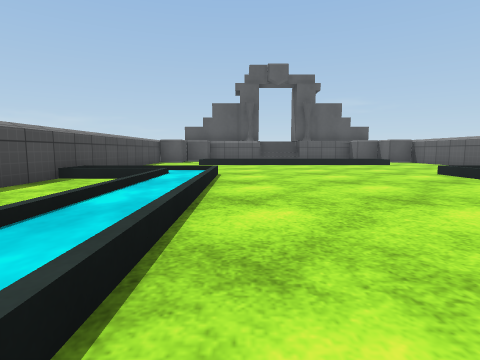
[1] (above)

15 first-person views from a walk through a Unity game level. The camera is 0.55 m above the floor, tilts 6° down and sees 80° across. Doors are open. The floor is counted in squares, 1 m on a side. Each view is taken from the middle of a square. On the plan, view 1 faces up. The plan holds only what a view shows up to about 9 squares ahead; the rest is blank. The place goes on beyond the plan. The player character is not drawn. Surface patterns are stand-ins for the level's own textures.

[2]
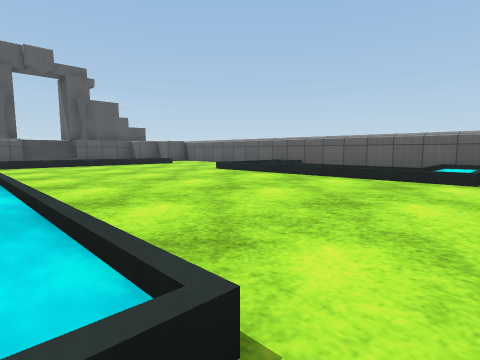

[3]
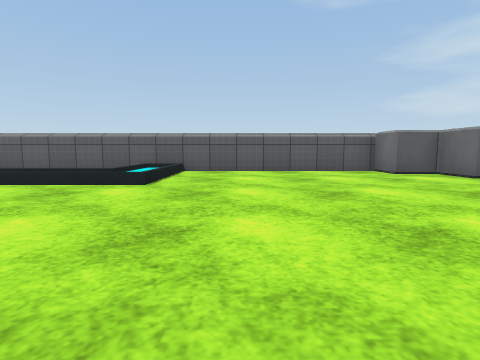

[4]
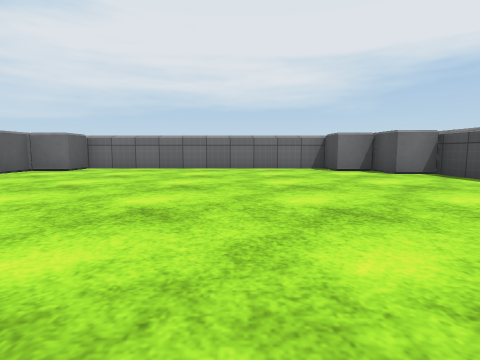

[5]
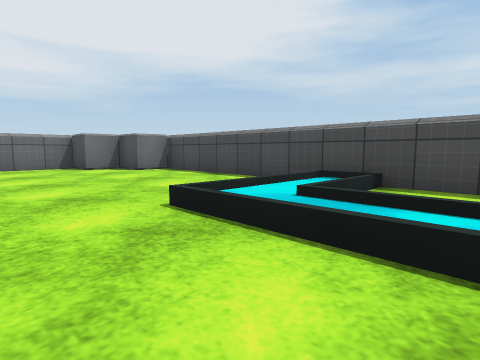

[6]
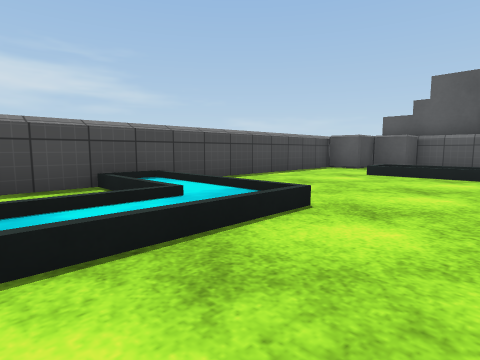

[7]
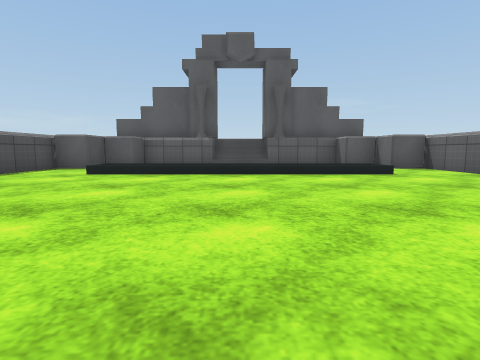

[8]
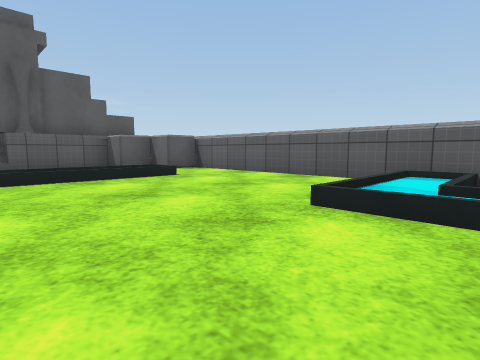

[9]
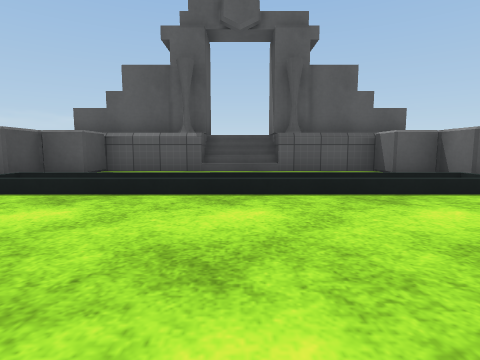

[10]
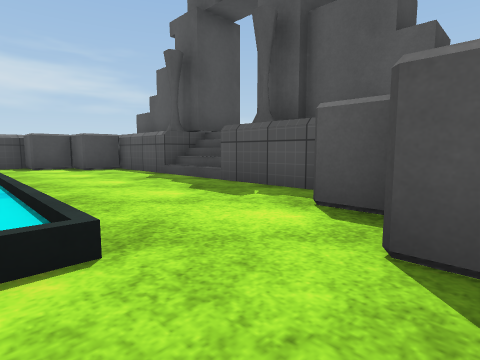

[11]
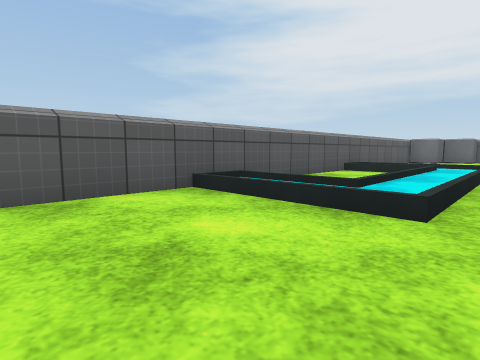

[12]
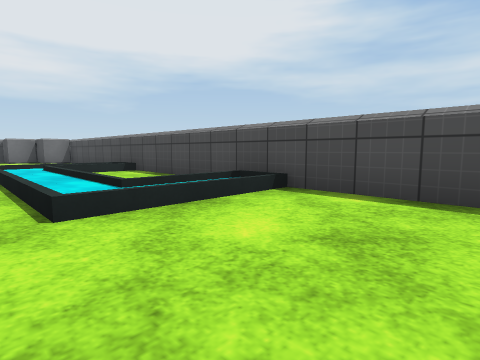

[13]
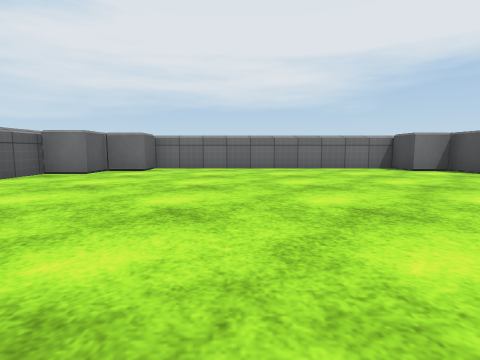

[14]
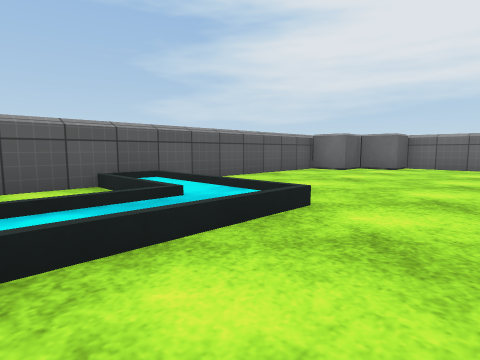

[15]
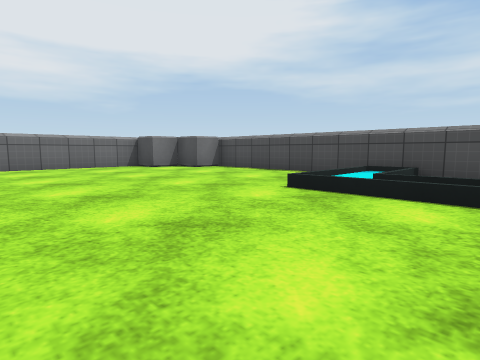

### Floor plan
Points are (right, up) in squares from view 1. A wall is a line through its corners. A room is listed if a view was taken in it or the views show most of it. See-through windows are left out.
Room 1 (views 1, 2, 3, 4, 5, 6, 7, 8, 9, 10, 11, 12, 13, 14, 15)
walls: (-2.5, -4.5) (-2.5, -5.5) (-1.5, -5.5) (-1.5, -6.5) (5.5, -6.5) (5.5, -5.5) (6.5, -5.5) (6.5, -4.5) (7.5, -4.5) (7.5, 12.5) (6.5, 12.5) (6.5, 13.5) (5.5, 13.5) (5.5, 14.5) (-1.5, 14.5) (-1.5, 13.5) (-2.5, 13.5) (-2.5, 12.5) (-3.5, 12.5) (-3.5, -4.5) (-2.5, -4.5); (3.1, 15.1) (1, 15.1); (3, 15.4) (1, 15.4); (3, 15.7) (1, 15.7)
low walls: (3.1, 14.8) (1, 14.8)
objects: other object (-3, 1); other object (-3, 5) to (-3, 6); other object (-2, 1); other object (-2, 2) to (-1, 2); other object (-2, 3) to (-1, 3); other object (-2, 4) to (-1, 4); other object (-2, 5) to (-1, 5); other object (-2, 6); other object (-1, 11); other object (0, 11); other object (1, 11); other object (2, 11); other object (3, 11); other object (4, 11); other object (5, 2); other object (5, 3); other object (5, 4); other object (5, 5); other object (5, 11); other object (6, 1); other object (6, 5) to (6, 6); other object (7, 1); other object (7, 5) to (7, 6)

Positions as (right, up) in squares from view 1, and headings:
1: (0, 0), facing up
2: (-1, 0), facing up-right
3: (0, -1), facing right
4: (1, 2), facing down
5: (1, 3), facing down-left
6: (1, 4), facing up-left
7: (2, 4), facing up
8: (2, 5), facing up-right
9: (2, 7), facing up
10: (7, 11), facing up-left
11: (4, 9), facing down-right
12: (0, 9), facing down-left
13: (3, 2), facing down
14: (3, 3), facing down-right
15: (3, 3), facing down-left
